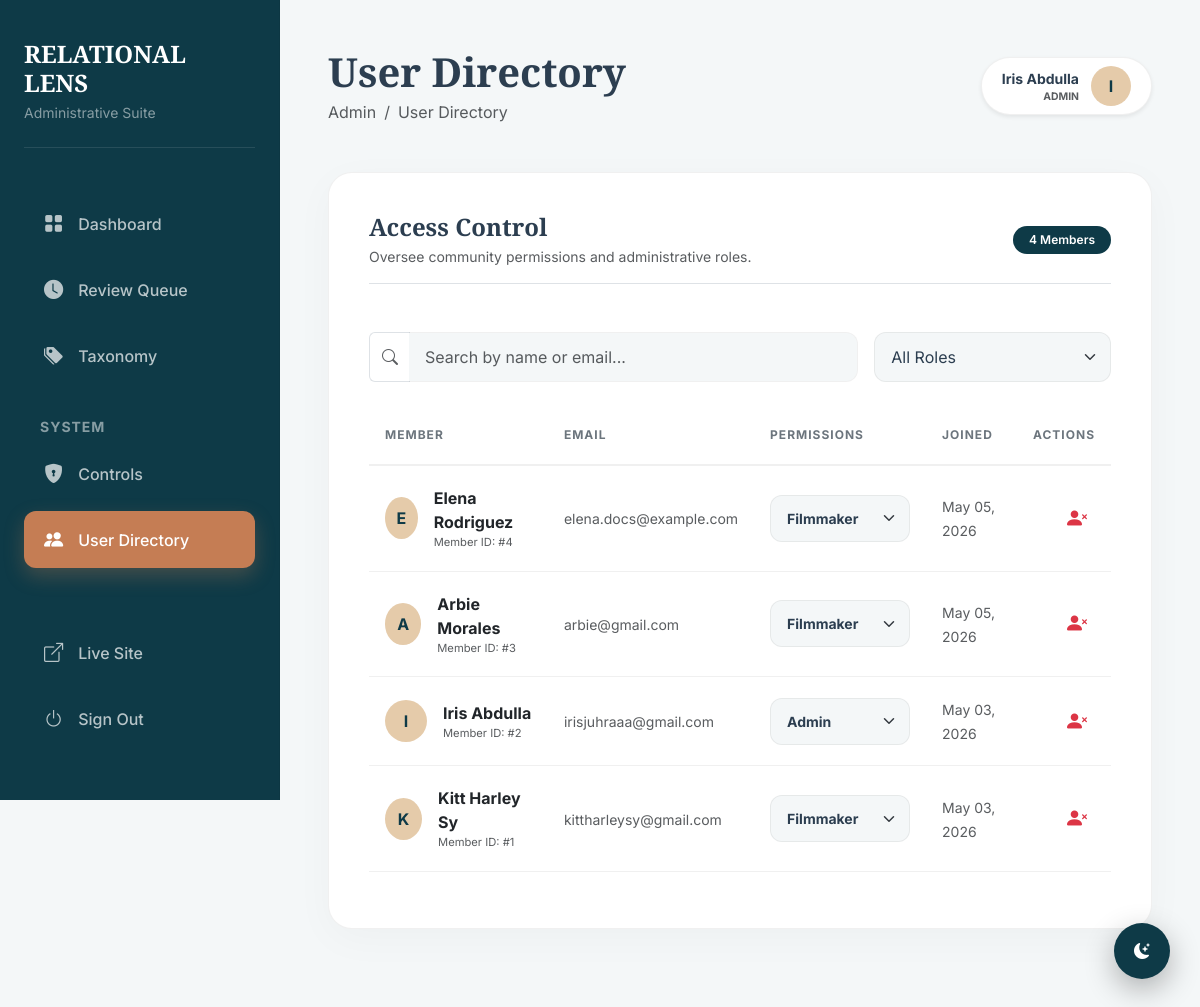
Screenshot of /admin/users.php (signed in) with the database file from the repository.
### tables this page shows
CREATE TABLE `users` (
  `id` int(11) NOT NULL,
  `name` varchar(150) NOT NULL,
  `email` varchar(255) NOT NULL,
  `password_hash` varchar(255) NOT NULL,
  `role` enum('filmmaker','reviewer','admin') DEFAULT 'filmmaker',
  `bio` text DEFAULT NULL,
  `avatar_url` varchar(500) DEFAULT NULL,
  `created_at` timestamp NOT NULL DEFAULT current_timestamp()
);

### admin/users.php (the view, shortened to what this page needs)
<?php
require_once '../config/db.php';
require_once 'layout.php';
$users = $pdo->query("SELECT * FROM users ORDER BY created_at DESC")->fetchAll();
?>
<div class="admin-card">
    <div class="d-flex justify-content-between align-items-center mb-5 pb-3 border-bottom">
        <div>
            <h4 class="playfair fw-bold mb-1">Access Control</h4>
            <p class="text-muted small mb-0">Oversee community permissions and administrative roles.</p>
        </div>
        <span class="badge bg-navy text-white px-3 py-2"><?= count($users) ?> Members</span>
    </div>
    <div class="row g-3 mb-4">
        <div class="col-md-8">
            <div class="input-group">
                <span class="input-group-text bg-white border-end-0"><i class="bi bi-search text-muted"></i></span>
                <input type="text" id="userSearch" class="form-control border-start-0" placeholder="Search by name or email...">
            </div>
        </div>
        <div class="col-md-4">
            <select id="roleFilter" class="form-select">
                <option value="all">All Roles</option>
            </select>
        </div>
    </div>
    <div class="table-responsive">
        <table class="table table-hover align-middle" id="userTable">
            <thead>
                <tr>
                    <th>Member</th>
                    <th>Email</th>
                    <th>Permissions</th>
                    <th>Joined</th>
                    <th class="text-end">Actions</th>
                </tr>
            </thead>
            <tbody>
                <?php foreach ($users as $u): ?>
                <tr class="user-row" data-role="<?= $u['role'] ?>" data-search="<?= strtolower($u['name'] . ' ' . $u['email']) ?>">
                    <td>
                        <div class="d-flex align-items-center gap-3">
                            <div class="rounded-circle bg-sand text-navy d-flex align-items-center justify-content-center fw-bold" style="width: 42px; height: 42px;">
                                <?= strtoupper(substr($u['name'], 0, 1)) ?>
                            </div>
                            <div>
                                <div class="fw-bold"><?= htmlspecialchars($u['name']) ?></div>
                                <div class="text-muted small italic" style="font-size: 0.7rem;">Member ID: #<?= $u['id'] ?></div>
                            </div>
                        </div>
                    </td>
                    <td><span class="text-muted small"><?= htmlspecialchars($u['email']) ?></span></td>
                    <td>
                        <form method="POST" class="d-flex gap-2 align-items-center">
                            <select name="role" class="form-select form-select-sm fw-bold role-select" style="width: 140px;" onchange="this.form.submit()">
                                <option value="filmmaker" <?= $u['role'] == 'filmmaker' ? 'selected' : '' ?>>Filmmaker</option>
                                <option value="admin" <?= $u['role'] == 'admin' ? 'selected' : '' ?>>Admin</option>
                            </select>
                        </form>
                    </td>
                    <td><small class="text-muted"><?= date('M d, Y', strtotime($u['created_at'])) ?></small></td>
                    <td class="text-end">
                        <a href="users.php?delete_user=<?= $u['id'] ?>&csrf_token=<?= $_SESSION['csrf_token'] ?>"
                           class="btn btn-sm btn-outline-danger border-0"
                           title="Revoke Access"
                           onclick="return confirm('Permanently delete this user?')">
                            <i class="bi bi-person-x-fill fs-5"></i>
                        </a>
                    </td>
                </tr>
                <?php endforeach; ?>
            </tbody>
        </table>
    </div>
</div>

### admin/layout.php (style rules this page uses)
:root { --navy: #0E3A47; --navy-light: #164a5a; --terracotta: #C57D54; --terracotta-hover: #a8623d; --sand: #E5CBAA; --sage: #4B8759; --teal: #1E5B6A; --offwhite: #F8F9FA; --transition: all 0.3s cubic-bezier(0.165, 0.84, 0.44, 1); --bg-color: #f4f7f8; --card-bg: #ffffff; --text-color: #2c3e50; --text-muted: #6c757d; --card-border: rgba(0,0,0,0.06); --sidebar-bg: var(--navy); --nav-link-color: rgba(255,255,255,0.7); }
body { font-family: 'Inter', sans-serif; background-color: var(--bg-color); color: var(--text-color); transition: background-color 0.3s ease, color 0.3s ease; min-height: 100vh; }
.playfair { font-family: 'Playfair Display', serif; }
.admin-card { background: var(--card-bg); border-radius: 24px; padding: 2.5rem; border: 1px solid var(--card-border); box-shadow: 0 10px 40px rgba(0,0,0,0.03); margin-bottom: 2rem; transition: var(--transition); }
.table { color: var(--text-color); }
.table thead th { background-color: transparent; border-bottom: 2px solid var(--card-border); color: var(--text-muted); font-size: 0.75rem; text-transform: uppercase; letter-spacing: 1px; font-weight: 700; padding: 1.25rem 1rem; }
.table tbody td { padding: 1.25rem 1rem; border-bottom: 1px solid var(--card-border); vertical-align: middle; }
.form-control, .form-select { background-color: var(--bg-color); border: 1px solid var(--card-border); color: var(--text-color); border-radius: 12px; padding: 0.75rem 1rem; }
.badge { padding: 0.6em 1.2em; border-radius: 50px; font-weight: 600; }
.text-navy { color: var(--navy) !important; }
.bg-navy { background-color: var(--navy) !important; }
.bg-sand { background-color: var(--sand) !important; }

### rows the page displays
users: name "E", name "Elena Rodriguez", id "4", email "elena.docs@example.com", role "Filmmaker", created_at "May 05, 2026"
users: name "A", name "Arbie Morales", id "3", email "arbie@gmail.com", role "Filmmaker", created_at "May 05, 2026"
users: name "I", name "Iris Abdulla", id "2", email "irisjuhraaa@gmail.com", role "Admin", created_at "May 03, 2026"
users: name "K", name "Kitt Harley Sy", id "1", email "kittharleysy@gmail.com", role "Filmmaker", created_at "May 03, 2026"

### other values shown
$title "User Directory"
$_SESSION['user_name'] "Iris Abdulla"
$_SESSION['user_role'] "ADMIN"
substr($_SESSION['user_name'], 0, 1) "I"
count($users) "4"
